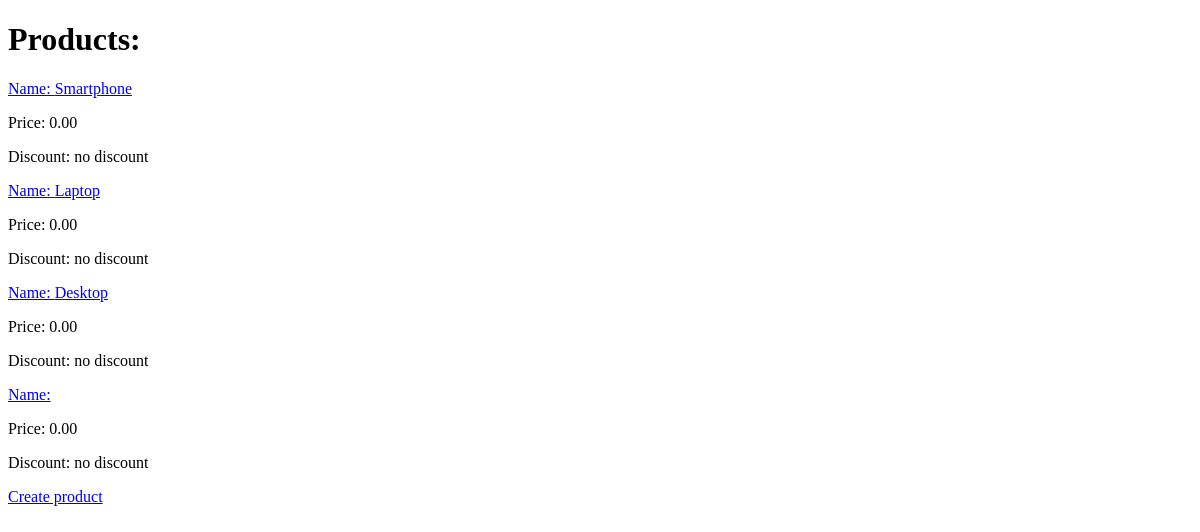
The page /shop/products/ on the database as committed earlier.
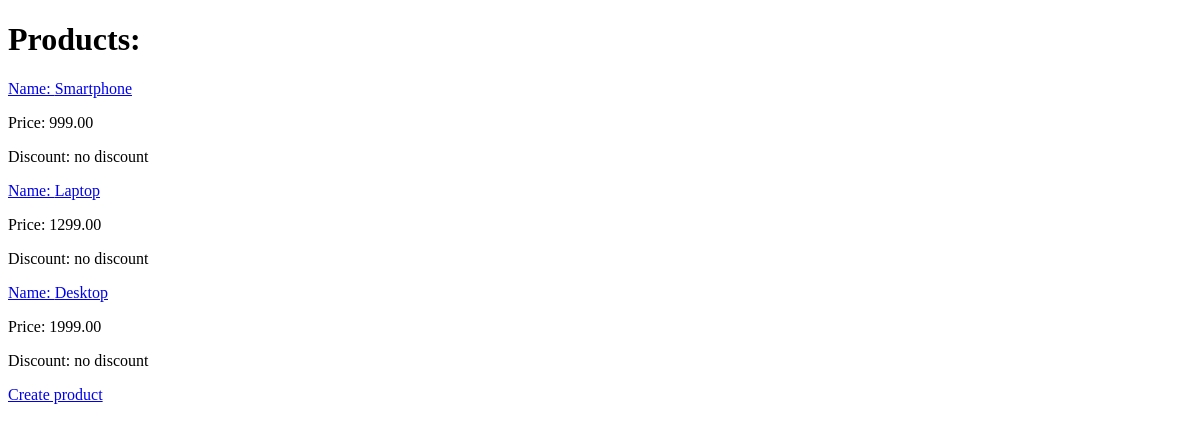
The same page on the database as committed later.
### shopapp/models.py (models this page shows, shortened)
class Product(models.Model):
    class Meta:
        ordering = ['-name', 'price']
    name = models.CharField(max_length=100)
    description = models.TextField(null=False, blank=True)
    price = models.DecimalField(default=0 ,max_digits=8, decimal_places=2)
    discount = models.SmallIntegerField(default=0)
    created_at = models.DateTimeField(auto_now_add=True)
    archived = models.BooleanField(default=False)

### shopapp/views.py (the view)
# urls.py: path("products/", ProductsListView.as_view(), name="products_list"),
class ProductsListView(ListView):
    model = Product
    template_name = "shopapp/products-list.html"
    context_object_name = "products"

### shopapp/templates/shopapp/products-list.html (shortened to what this page needs)
{% extends "shopapp/base.html" %}
{% block body %}
    <h1>Products:</h1>
    {% if products %}
        <div>
            {% for product in products %}
                <p><a href={% url "shopapp:product_detail" pk=product.pk %}>Name: {{product.name}}</a></p>
                <p>Price: {{product.price}}</p>
                <p>Discount: {% firstof product.discount 'no discount' %}</p>
            {% endfor %}
        </div>
    {% else %}
        <h3>No products yet</h3>
    {% endif %}
    <a href="{% url "shopapp:create_product" %}"
    >Create product</a>
{% endblock %}

### shopapp/templates/shopapp/base.html (shortened to what this page needs)
<!DOCTYPE html>
<html lang="en">
<head>
</head>
<body>
    {% block body %}
    {% endblock %}
</body>
</html>

Rows that differ between the two databases and show on the page:
removed Product: price "0.00", discount "no discount"
changed Product "Smartphone": price "0.00" → "999.00"
changed Product "Laptop": price "0.00" → "1299.00"
changed Product "Desktop": price "0.00" → "1999.00"
